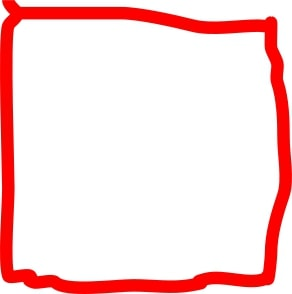
%> input picture ImageRecognition_Shapes/Square/Square1.jpg, 292 x 294 px; its folder holds 4 pictures in this run
$ octave PNGProcess.m   (GNU Octave 9; MATLAB toolbox functions it lacks are replaced by stand-ins)
%> lines starting %> are read from the running program, lines starting %| are printed output that depends on the picture
#Summary: Process training and test set images

#Process square images
cd Square/

#read in jpeg. Should result in 3D matrix.
x = dir ("*.jpg");
square_mat = zeros(0, 400); #This will be the final feature matrix

for i = 1:length(x)
	#Load image
	ImageMatRGB = imread(x(i).name);
%> ImageMatRGB is the input picture: size 294x292x3 uint8; mean R, G, B 252.3, 215.8, 215.6

	#convert to grayscale (keeping only luminance value)
	ImageMatBW = rgb2ntsc(ImageMatRGB);
%> ImageMatBW: size 294x292x3 double; mean of channels 1, 2, 3 0.889, 0.0856, 0.0299
	ImageMatBW = ImageMatBW(:,:,1);
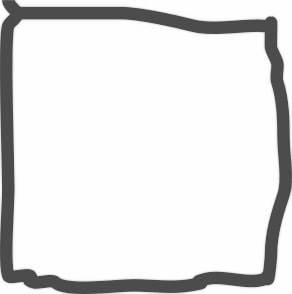
%> ImageMatBW: size 294x292 double; min 0.221, max 1, mean 0.889

	#Verify that grayscale conversion worked. Commented out once verified.
	#imshow(ImageMatBW , [-1, 1])

	#Scale image to 20 x 20 pixels (no need to crop; all images are squares)
	height_scale_vect = floor(linspace(1+10, size(ImageMatBW, 1)-10, 20));
%> height_scale_vect = 20 values from 11 to 284
	width_scale_vect = floor(linspace(1+10, size(ImageMatBW, 2)-10, 20));
%> width_scale_vect = 20 values from 11 to 282
	Image_20x20 = ImageMatBW(height_scale_vect,width_scale_vect);
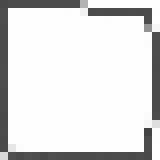
%> Image_20x20: size 20x20 double (shown 8 times larger); min 0.266, max 1, mean 0.876

	#Verify that resolution reduction worked. Commented out once verified.
	#imshow(Image_20x20 , [-1, 1])

	#Unroll matrix
	Unrolled_Image=reshape(Image_20x20, 1,size(Image_20x20,1)* size(Image_20x20,2));
%> Unrolled_Image = 400 values, max 1 at index 23, min 0.266 at index 377, mean 0.876

	#Add to feature matrix
	square_mat = [square_mat; Unrolled_Image];
%> square_mat has the same summary as Unrolled_Image
end
%> pass 2 of the loop `for i = 1:length(x)`:
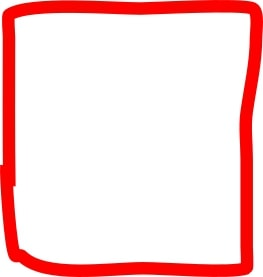
%> input picture ImageRecognition_Shapes/Square/Square10.jpg, 263 x 277 px
%> ImageMatRGB is the input picture: size 277x263x3 uint8; mean R, G, B 251.9, 212.1, 211.8
%> `ImageMatBW = ImageMatBW(:,:,1);`:
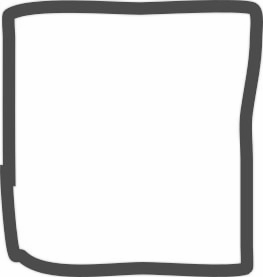
%> ImageMatBW: size 277x263 double; min 0.232, max 1, mean 0.878
%> `Image_20x20 = ImageMatBW(height_scale_vect,width_scale_vect);`:
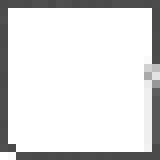
%> Image_20x20: size 20x20 double (shown 8 times larger); min 0.286, max 1, mean 0.87
%> Unrolled_Image = 400 values, max 1 at index 23, min 0.286 at index 382, mean 0.87
%> square_mat = 400 columns, first 8: [0.287 0.306 0.309 0.301 0.299 0.301 0.301 0.301; 0.298 0.302 0.307 0.298 0.298 0.295 0.304 0.301]
%> pass 3 of the loop `for i = 1:length(x)`:
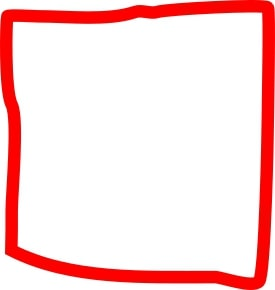
%> input picture ImageRecognition_Shapes/Square/Square100.jpg, 275 x 290 px
%> ImageMatRGB is the input picture: size 290x275x3 uint8; mean R, G, B 252.3, 214.3, 214.1
%> `ImageMatBW = ImageMatBW(:,:,1);`:
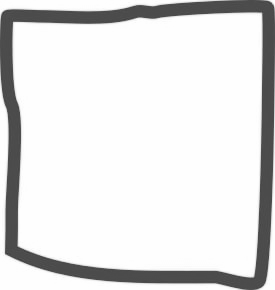
%> ImageMatBW: size 290x275 double; min 0.227, max 1, mean 0.885
%> `Image_20x20 = ImageMatBW(height_scale_vect,width_scale_vect);`:
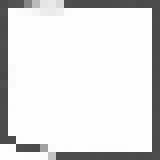
%> Image_20x20: size 20x20 double (shown 8 times larger); min 0.289, max 1, mean 0.877
%> Unrolled_Image = 400 values, max 1 at index 20, min 0.289 at index 10, mean 0.877
%> square_mat = 400 columns, first 8: [0.287 0.306 0.309 0.301 0.299 0.301 0.301 0.301; 0.298 0.302 0.307 0.298 0.298 0.295 0.304 0.301; 0.297 0.314 0.299 0.295 0.301 0.31 0.302 0.299]
%> the loop made 4 passes; the first 3 are shown

cd ../
save square_mat.mat square_mat;
clear;

#Process Triangle images
cd Triangle/

#read in jpeg. Should result in 3D matrix.
x = dir ("*.jpg");
triangle_mat = zeros(0, 400); #This will be the final feature matrix

for i = 1:length(x)
	#Load image
	ImageMatRGB = imread(x(i).name);

	#convert to grayscale (keeping only luminance value)
	ImageMatBW = rgb2ntsc(ImageMatRGB);
	ImageMatBW = ImageMatBW(:,:,1);

	#Scale image to 20 x 20 pixels (no need to crop; all images are squares)
	height_scale_vect = floor(linspace(1+10, size(ImageMatBW, 1)-10, 20));
	width_scale_vect = floor(linspace(1+10, size(ImageMatBW, 2)-10, 20));
	Image_20x20 = ImageMatBW(height_scale_vect,width_scale_vect);

	#Unroll matrix
	Unrolled_Image=reshape(Image_20x20, 1,size(Image_20x20,1)* size(Image_20x20,2));

	#Add to feature matrix
	triangle_mat = [triangle_mat; Unrolled_Image];
end

cd ../
save triangle_mat.mat triangle_mat;
clear;

#Process Plus images
cd Plus/

#read in jpeg. Should result in 3D matrix.
x = dir ("*.jpg");
plus_mat = zeros(0, 400); #This will be the final feature matrix

for i = 1:length(x)
	#Load image
	ImageMatRGB = imread(x(i).name);

	#convert to grayscale (keeping only luminance value)
	ImageMatBW = rgb2ntsc(ImageMatRGB);
	ImageMatBW = ImageMatBW(:,:,1);

	#Scale image to 20 x 20 pixels (no need to crop; all images are squares)
	height_scale_vect = floor(linspace(1+10, size(ImageMatBW, 1)-10, 20));
	width_scale_vect = floor(linspace(1+10, size(ImageMatBW, 2)-10, 20));
	Image_20x20 = ImageMatBW(height_scale_vect,width_scale_vect);

	#Unroll matrix
	Unrolled_Image=reshape(Image_20x20, 1,size(Image_20x20,1)* size(Image_20x20,2));

	#Add to feature matrix
	plus_mat = [plus_mat; Unrolled_Image];
end

cd ../
save plus_mat.mat plus_mat;
clear;


#Process Circle images
cd Circle/

#read in jpeg. Should result in 3D matrix.
x = dir ("*.jpg");
circle_mat = zeros(0, 400); #This will be the final feature matrix

for i = 1:length(x)
	#Load image
	ImageMatRGB = imread(x(i).name);

	#convert to grayscale (keeping only luminance value)
	ImageMatBW = rgb2ntsc(ImageMatRGB);
	ImageMatBW = ImageMatBW(:,:,1);

	#Scale image to 20 x 20 pixels (no need to crop; all images are squares)
	height_scale_vect = floor(linspace(1+10, size(ImageMatBW, 1)-10, 20));
	width_scale_vect = floor(linspace(1+10, size(ImageMatBW, 2)-10, 20));
	Image_20x20 = ImageMatBW(height_scale_vect,width_scale_vect);

	#Unroll matrix
	Unrolled_Image=reshape(Image_20x20, 1,size(Image_20x20,1)* size(Image_20x20,2));

	#Add to feature matrix
	circle_mat = [circle_mat; Unrolled_Image];
end

cd ../
save circle_mat.mat circle_mat;
clear;

#concatenate matrices into final feature vector
load square_mat.mat;
load triangle_mat.mat
load plus_mat.mat;
load circle_mat.mat;

Features = cat(1, square_mat, triangle_mat, plus_mat, circle_mat);
#Verify that fatures matrix looks reasonable. Commented out once verified.
#imshow(Features , [-1, 1])
save Features.mat Features

#labels matrix
y = zeros(400, 4);
y(1:100, 1) = 1; #square
y(101:200, 2) = 1; #triangle
y(201:300, 3) = 1;  #plus
y(301:400, 4) = 1;	#circle

save y.mat y

###Process test set images (same way as I processed training set)

#Process Circle test images
cd Test_set/Circle

#read in jpeg. Should result in 3D matrix.
x = dir ("*.jpg");
circle_test_mat = zeros(0, 400); #This will be the final feature matrix

for i = 1:length(x)
	#Load image
	ImageMatRGB = imread(x(i).name);

	#convert to grayscale (keeping only luminance value)
	ImageMatBW = rgb2ntsc(ImageMatRGB);
	ImageMatBW = ImageMatBW(:,:,1);

	#Scale image to 20 x 20 pixels (no need to crop; all images are squares)
	height_scale_vect = floor(linspace(1+10, size(ImageMatBW, 1)-10, 20));
	width_scale_vect = floor(linspace(1+10, size(ImageMatBW, 2)-10, 20));
	Image_20x20 = ImageMatBW(height_scale_vect,width_scale_vect);

	#Unroll matrix
	Unrolled_Image=reshape(Image_20x20, 1,size(Image_20x20,1)* size(Image_20x20,2));

	#Add to feature matrix
	circle_test_mat = [circle_test_mat; Unrolled_Image];
end

cd ../../
save circle_test_mat.mat circle_test_mat;
clear;

#Process Plus test images
cd Test_set/Plus

#read in jpeg. Should result in 3D matrix.
%> (the run ends here)
